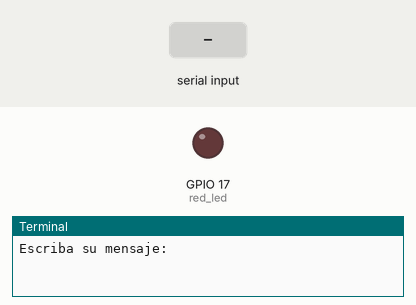
A program run on a simulated Raspberry Pi (BCM pin numbers). On the bench: output pins drawn as LEDs (lit = HIGH), the last lines printed to the terminal. The test bench sets the inputs (shaded band).

Above: at 1.2 s.
1.3 s: "." typed at the terminal, then Enter
At 4.2 s:
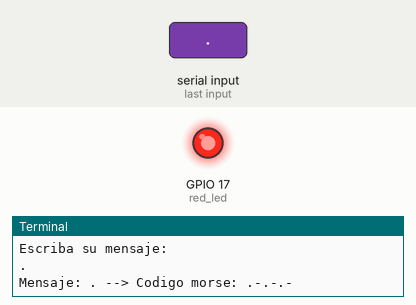
Timing chart, 0 to 10.3 s (numbered marks = the images above; inputs shaded):
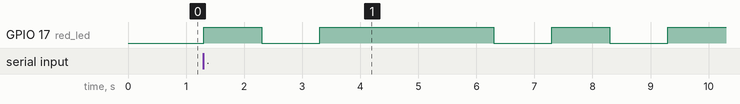

Measured:
- after the input at 1.3 s, GPIO 17 (red_led): goes HIGH 1.0 s, LOW 1.0 s, HIGH 3.0 s, LOW 1.0 s, HIGH 1.0 s, LOW 1.0 s, then HIGH, starting at once

The program:

morse.py
```python
from gpiozero import LED
from time import sleep

red_led = LED(17)

# Define the Morse code dictionary.
morse_dict = {
    'A': '.-', 'B': '-...', 'C': '-.-.', 'D': '-..', 'E': '.', 'F': '..-.', 'G': '--.', 'H': '....',
    'I': '..', 'J': '.---', 'K': '-.-', 'L': '.-..', 'M': '--', 'N': '-.', 'O': '---', 'P': '.--.',
    'Q': '--.-', 'R': '.-.', 'S': '...', 'T': '-', 'U': '..-', 'V': '...-', 'W': '.--', 'X': '-..-',
    'Y': '-.--', 'Z': '--..', '0': '-----', '1': '.----', '2': '..---', '3': '...--', '4': '....-',
    '5': '.....', '6': '-....', '7': '--...', '8': '---..', '9': '----.', '.': '.-.-.-', ',': '--..--',
    '?': '..--..', "'": '.----.', '!': '-.-.--', '/': '-..-.', '(': '-.--.', ')': '-.--.-', '&': '.-...',
    ':': '---...', ';': '-.-.-.', '=': '-...-', '+': '.-.-.', '-': '-....-', '_': '..--.-', '"': '.-..-.',
    '$': '...-..-', '@': '.--.-.', ' ': '/'
}


# Convert a message to Morse code.
def to_morse_code(message):
    morse_code = ''
    for char in message.upper():
        if char in morse_dict:
            morse_code += morse_dict[char] + ' '
    return morse_code

while True:
    message = input("Escriba su mensaje: ")
    message_morse = to_morse_code(message)
    print(f"Mensaje: {message} --> Codigo morse: {message_morse}")
    for l_morse in message_morse:
        red_led.on()
        if l_morse == '.':
            # Punto {.}
            sleep(1)
        elif l_morse == '-':
            # Raya {-}
            sleep(3)
        red_led.off()
        sleep(1)
```
